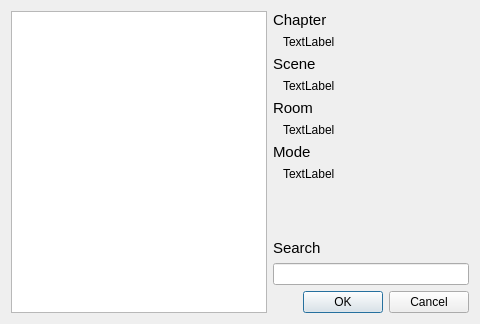
<?xml version="1.0" encoding="UTF-8"?>
<ui version="4.0">
 <class>OpenMenu</class>
 <widget class="QDialog" name="OpenMenu">
  <property name="geometry">
   <rect>
    <x>0</x>
    <y>0</y>
    <width>480</width>
    <height>324</height>
   </rect>
  </property>
  <property name="minimumSize">
   <size>
    <width>480</width>
    <height>324</height>
   </size>
  </property>
  <property name="maximumSize">
   <size>
    <width>16777215</width>
    <height>16777215</height>
   </size>
  </property>
  <property name="windowTitle">
   <string>Open</string>
  </property>
  <property name="windowIcon">
   <iconset resource="../res/icons.qrc">
    <normaloff>:/monokuma-green.png</normaloff>:/monokuma-green.png</iconset>
  </property>
  <layout class="QHBoxLayout" name="horizontalLayout">
   <item>
    <widget class="QTreeWidget" name="treeFileList">
     <property name="sizePolicy">
      <sizepolicy hsizetype="Expanding" vsizetype="Expanding">
       <horstretch>0</horstretch>
       <verstretch>0</verstretch>
      </sizepolicy>
     </property>
     <property name="alternatingRowColors">
      <bool>true</bool>
     </property>
     <property name="indentation">
      <number>15</number>
     </property>
     <property name="animated">
      <bool>true</bool>
     </property>
     <attribute name="headerVisible">
      <bool>false</bool>
     </attribute>
     <column>
      <property name="text">
       <string>1</string>
      </property>
     </column>
    </widget>
   </item>
   <item>
    <layout class="QVBoxLayout" name="verticalLayout">
     <property name="sizeConstraint">
      <enum>QLayout::SetDefaultConstraint</enum>
     </property>
     <item>
      <widget class="QLabel" name="label">
       <property name="font">
        <font>
         <family>Meiryo UI</family>
         <pointsize>11</pointsize>
        </font>
       </property>
       <property name="text">
        <string>Chapter</string>
       </property>
      </widget>
     </item>
     <item>
      <widget class="QLabel" name="lblChapter">
       <property name="text">
        <string>TextLabel</string>
       </property>
       <property name="indent">
        <number>10</number>
       </property>
      </widget>
     </item>
     <item>
      <widget class="QLabel" name="label_3">
       <property name="font">
        <font>
         <family>Meiryo UI</family>
         <pointsize>11</pointsize>
        </font>
       </property>
       <property name="text">
        <string>Scene</string>
       </property>
      </widget>
     </item>
     <item>
      <widget class="QLabel" name="lblScene">
       <property name="text">
        <string>TextLabel</string>
       </property>
       <property name="indent">
        <number>10</number>
       </property>
      </widget>
     </item>
     <item>
      <widget class="QLabel" name="label_4">
       <property name="font">
        <font>
         <family>Meiryo UI</family>
         <pointsize>11</pointsize>
        </font>
       </property>
       <property name="text">
        <string>Room</string>
       </property>
      </widget>
     </item>
     <item>
      <widget class="QLabel" name="lblRoom">
       <property name="text">
        <string>TextLabel</string>
       </property>
       <property name="indent">
        <number>10</number>
       </property>
      </widget>
     </item>
     <item>
      <widget class="QLabel" name="label_6">
       <property name="font">
        <font>
         <family>Meiryo UI</family>
         <pointsize>11</pointsize>
        </font>
       </property>
       <property name="text">
        <string>Mode</string>
       </property>
      </widget>
     </item>
     <item>
      <widget class="QLabel" name="lblMode">
       <property name="text">
        <string>TextLabel</string>
       </property>
       <property name="indent">
        <number>10</number>
       </property>
      </widget>
     </item>
     <item>
      <spacer name="verticalSpacer">
       <property name="orientation">
        <enum>Qt::Vertical</enum>
       </property>
       <property name="sizeType">
        <enum>QSizePolicy::Expanding</enum>
       </property>
       <property name="sizeHint" stdset="0">
        <size>
         <width>20</width>
         <height>40</height>
        </size>
       </property>
      </spacer>
     </item>
     <item>
      <widget class="QLabel" name="label_2">
       <property name="font">
        <font>
         <family>Meiryo UI</family>
         <pointsize>11</pointsize>
        </font>
       </property>
       <property name="text">
        <string>Search</string>
       </property>
      </widget>
     </item>
     <item>
      <widget class="QLineEdit" name="txtSearch"/>
     </item>
     <item>
      <widget class="QDialogButtonBox" name="buttonBox">
       <property name="orientation">
        <enum>Qt::Horizontal</enum>
       </property>
       <property name="standardButtons">
        <set>QDialogButtonBox::Cancel|QDialogButtonBox::Ok</set>
       </property>
      </widget>
     </item>
    </layout>
   </item>
  </layout>
 </widget>
 <resources>
  <include location="../res/icons.qrc"/>
 </resources>
 <connections>
  <connection>
   <sender>buttonBox</sender>
   <signal>accepted()</signal>
   <receiver>OpenMenu</receiver>
   <slot>accept()</slot>
   <hints>
    <hint type="sourcelabel">
     <x>478</x>
     <y>334</y>
    </hint>
    <hint type="destinationlabel">
     <x>157</x>
     <y>274</y>
    </hint>
   </hints>
  </connection>
  <connection>
   <sender>buttonBox</sender>
   <signal>rejected()</signal>
   <receiver>OpenMenu</receiver>
   <slot>reject()</slot>
   <hints>
    <hint type="sourcelabel">
     <x>510</x>
     <y>340</y>
    </hint>
    <hint type="destinationlabel">
     <x>286</x>
     <y>274</y>
    </hint>
   </hints>
  </connection>
  <connection>
   <sender>treeFileList</sender>
   <signal>currentItemChanged(QTreeWidgetItem*,QTreeWidgetItem*)</signal>
   <receiver>OpenMenu</receiver>
   <slot>changeSelection(QTreeWidgetItem*,QTreeWidgetItem*)</slot>
   <hints>
    <hint type="sourcelabel">
     <x>147</x>
     <y>196</y>
    </hint>
    <hint type="destinationlabel">
     <x>238</x>
     <y>211</y>
    </hint>
   </hints>
  </connection>
  <connection>
   <sender>treeFileList</sender>
   <signal>itemDoubleClicked(QTreeWidgetItem*,int)</signal>
   <receiver>OpenMenu</receiver>
   <slot>doubleClicked(QTreeWidgetItem*,int)</slot>
   <hints>
    <hint type="sourcelabel">
     <x>200</x>
     <y>256</y>
    </hint>
    <hint type="destinationlabel">
     <x>302</x>
     <y>7</y>
    </hint>
   </hints>
  </connection>
  <connection>
   <sender>txtSearch</sender>
   <signal>textEdited(QString)</signal>
   <receiver>OpenMenu</receiver>
   <slot>findDirectory(QString)</slot>
   <hints>
    <hint type="sourcelabel">
     <x>340</x>
     <y>304</y>
    </hint>
    <hint type="destinationlabel">
     <x>437</x>
     <y>233</y>
    </hint>
   </hints>
  </connection>
 </connections>
 <slots>
  <slot>changeSelection(QTreeWidgetItem*,QTreeWidgetItem*)</slot>
  <slot>doubleClicked(QTreeWidgetItem*,int)</slot>
  <slot>findDirectory(QString)</slot>
 </slots>
</ui>
